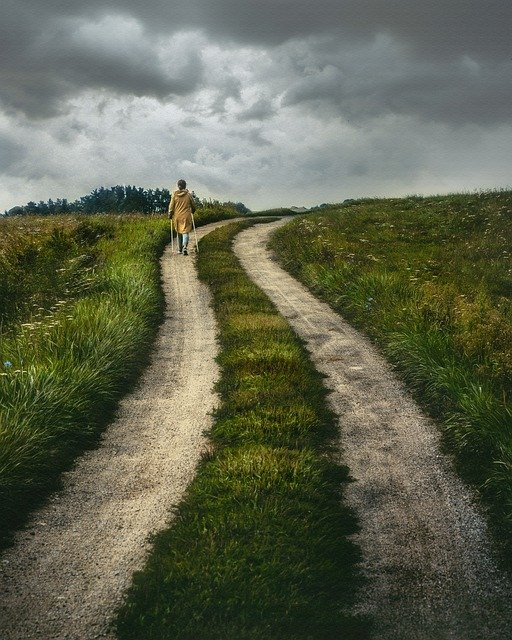
#> input picture aula-01-opencv-basico/path-6567149_640.jpg, 512 x 640 px, found by its file name
$ jupyter execute opencv_basico.ipynb   (shell and % lines are left out)
#> lines starting #> are read from the running program, lines starting #| are printed output that depends on the picture; after the words box and inside, x2 and y2 are one past the last pixel; in counts of white or black regions, pixels touching at a corner belong together
<a href="https://colab.research.google.com/github/alvesmgabriel/intro-opencv/blob/main/aula-01-opencv-basico/opencv_basico.ipynb" target="_parent"></a>

# **Utilizando o básico do OpenCV**

Neste caderno, iremos utilizar a biblioteca [OpenCV](https://opencv.org/) para realizar tarefas de Visão Computacional. O primeiro passo é importar a biblioteca `cv2` para que possamos utilizar os recursos disponíveis para **ler**, **escrever** e **visualizar** uma imagem.

É importante observar que para *visualizar* uma imagem, geralmente, utilizamos a função `cv2.imshow()`. No entanto, esta função da biblioteca OpenCV não é compatível com o [jupyter notebook](https://jupyter.org/) que é a base para o Google Colab.

Portanto, para contornar o problema, o Google Colab disponibiliza a função `cv2_imshow()` a qual devemos importar. A segunda instrução importa apenas a função devido a um recurso do Python que permite a importação seletiva.

> Para verificar a documentação do OpenCV em Python, acesse a [documentação](https://docs.opencv.org/4.5.2/d6/d00/tutorial_py_root.html).

[cell 1]
import cv2
from google.colab.patches import cv2_imshow

## Ler uma imagem

Depois de importar os recursos necessários, passamos para a etapa de ler uma imagem. Por enquanto, lidaremos com uma imagem. Posteriormente poderemos lidar com a leitura de várias imagens. O comando `cv2.imread()` apresentado a seguir mostra como carregar uma imagem.

[cell 2]
caminho_imagem = '/content/drive/MyDrive/Colab Notebooks/aula-01-opencv-basico/path-6567149_640.jpg'
imagem = cv2.imread( caminho_imagem )
#> imagem is the input picture: shape (640, 512, 3); mean B, G, R 79.7, 100.5, 96.3

A imagem foi carregada na pasta do Google Drive de modo que não seja necessário carregá-la toda vez que este *notebook* for executado. Para saber como conectar o Google Drive ao Google Colab veja este [vídeo](https://www.youtube.com/watch?v=_mIwsA2ddSc) que também está no Moodle.

> Importante: a imagem utilizada foi obtida no site [pixabay](https://pixabay.com/photos/path-rural-nature-road-countryside-6567149/).

### Informações básicas da imagem

Geralmente, queremos obter informações da imagem que foi lida. Um exemplo é saber o número de linhas (*rows*), de colunas (*columns*) e canais (*channels*) que é possível pelo atributo `shape`.

[cell 3]
imagem.shape
#> Out = (640, 512, 3)

O comando a seguir obtém apenas as dimensões (linhas e colunas) da imagem.

[cell 4]
imagem.shape[:2]
#> Out = (640, 512)

No exemplo acima, a saída foi `(640, 512, 3)` indicando que a imagem possui 640 linhas, 512 colunas e 3 canais (azul, verde e vermelho). Uma outra informação é saber o tamanho da imagem que é o resultado de `linhas x colunas x canais` obtido pelo atributo `size`.

[cell 5]
imagem.size
#> Out = 983040

O fato da imagem ser colorida implica três matrizes, daí o resultado de `640 x 512 x 3` é igual a `983040`. Talvez seja importante saber, também, qual o tipo de dado dos elementos das matrizes, neste caso o atributo `dtype` é útil.

[cell 6]
imagem.dtype

A mensagem indica que o tipo dos elementos das matrizes é `uint8` (*unsigned int 8 bits*) o que significa que são elementos inteiros que representam valores entre o intervalo `[0 - 255]`, pois 2<sup>8</sup> = 256 valores.

> Curiosidade: o tipo `uint8` é compatível com o tipo `char` da linguagem C.

## Exibir a imagem

Após ler a imagem, vamos exibi-la. Neste ponto utilizaremos a função `cv2_imshow()` comentada acima.

[cell 7]
cv2_imshow(imagem)

## Visualizar imagem com matplotlib

Uma outra possibilidade de visualizar imagens é utilizar a função `imshow()`, disponível em `pyplot` da bilbioteca [matplotlib](https://matplotlib.org/), ao invés da função `cv2_imshow()`. Para isso é necessário importar a bilbioteca e na sequência exibir a imagem. Vejamos:

[cell 8]
import matplotlib.pyplot as plt
plt.imshow(imagem)
plt.axis('off') # retira os eixos da imagem

Perceba que as cores da imagem estão diferentes se comparadas com a impressão utilizando a função `cv2_imshow()`. Isso dá pela questão da organização das cores, que no OpenCV é conhecida como **BGR** e não **RGB**.

## Formato BGR

A função `imshow()` exibe a imagem considerando que as camadas estão na ordem: *red*, *green* e *blue*. No entanto ao lermos uma imagem usando a biblioteca OpenCV as cores são organizadas da seguinte maneira: *blue*, *green*, *red*. Essa inversão faz com as cores da imagem fiquem diferentes. Uma maneira de contornar isso é utilizar a função `split()` que retornará três matrizes (*blue, green* e *red*).

[cell 9]
img_blue, img_green, img_red = cv2.split(imagem)
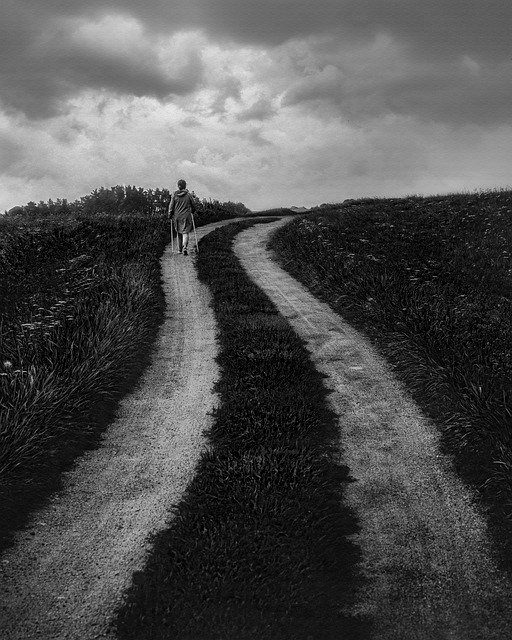
#> img_blue: shape (640, 512); min 0, max 251, mean 79.7
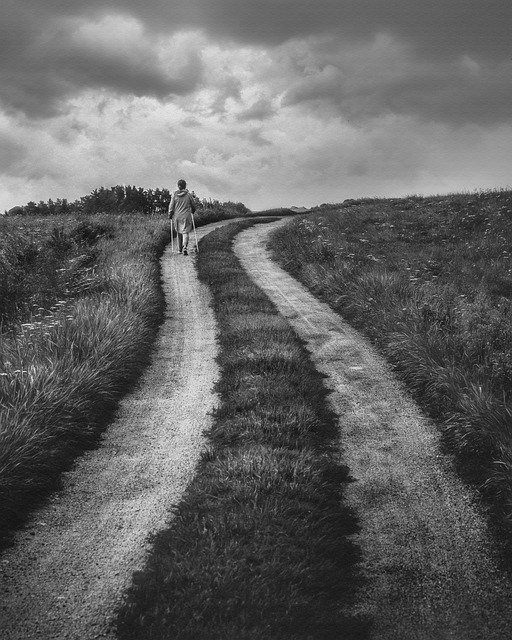
#> img_green: shape (640, 512); min 0, max 253, mean 100.5
img_blue

Depois de dividir a imagem em três matrizes, que se assemelham a imagens em tons de cinza, iremos visualizá-las usando o matplotlib. Perceba acima que exibimos os dados da matriz `img_blue` que possui valores na faixa `[0-255]`. Para que possamos visualizar essas matrizes como se fossem tons de cinza utilizamos o atributo `cmap` (*Colormap*) com o valor `gray`.

[cell 10]
fig = plt.figure()
# exibe matriz azul
ax = fig.add_subplot(1, 3, 1)
blueplot = plt.imshow(img_blue, cmap='gray')
ax.set_title("blue")
plt.axis('off')
# exibe matriz verde
ax = fig.add_subplot(1, 3, 2)
greenplot = plt.imshow(img_green, cmap='gray')
ax.set_title("green")
plt.axis('off')
# exibe matriz vermelho
ax = fig.add_subplot(1, 3, 3)
redplot = plt.imshow(img_red, cmap='gray')
ax.set_title("red")
plt.axis('off')
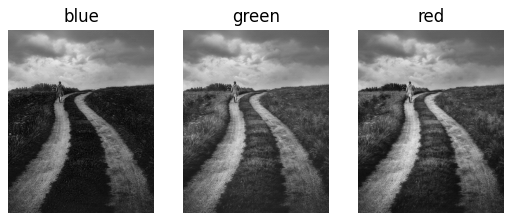
#> figure drawn by matplotlib, 3 panels

Agora, podemos **mesclar** as matrizes da maneira que o matplotlib exiba a imagem corretamente. Para isso precisamos da função `merge()`.

[cell 11]
imagem_rgb = cv2.merge([img_red, img_green, img_blue])
plt.imshow(imagem_rgb)
plt.axis('off')

## Acessando e alterando pixels na imagem

Podemos obter o valor BGR de um pixel, por exemplo, na posição `(x = 200, y = 200)`.

[cell 12]
(b, g, r) = imagem[200, 200]
#> b = 172; g = 191; r = 182
print('blue: {0}; green: {1}; red: {2}'.format(b, g, r))
#| blue: 172; green: 191; red: 182

Podemos ainda obter o valor da cor de um único pixel, por exemplo, queremos saber o tom de vermelho no pixel cuja posição é `(313, 253)`.

[cell 13]
vermelho = imagem[313, 253, 2]
#> vermelho = 83
print('O valor de vermelho em (313, 253) é {0}'.format(vermelho))
#| O valor de vermelho em (313, 253) é 83

Outra possibilidade é obter um trecho da imagem. No exemplo a seguir selecionamos 400 linhas e 300 colunas da imagem cuja dimensão é `(640,512)`. Podemos utilizar o *slice* para realizar a seleção, o último campo informa que pretendo obter todos os canais de cores.

[cell 14]
trecho = imagem[0:140,0:130,:]
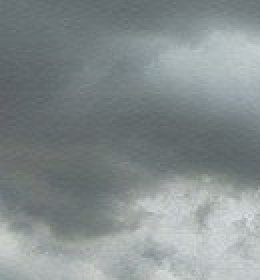
#> trecho: shape (140, 130, 3) (shown 2 times larger); mean B, G, R 142, 141.2, 133
cv2_imshow(trecho)

Podemos também alterar a cor de um pixel ou de uma região. Para ilustrar isso, primeiro vamos fazer uma cópia da imagem lida. Vamos utilizar a função `copy()`, pois a imagem é considerada uma matriz *n*-dimensional e, portanto, pode ser trabalhada pela biblioteca [NumPy](https://numpy.org/).Na sequência vamos tornar a região selecionada anteriormente na cor preta.

> Para mais informações sobre a matriz *n*-dimensional (`ndarray`) acesse a [documentação](https://numpy.org/doc/stable/reference/arrays.ndarray.html).

[cell 15]
imagem2 = imagem.copy()
# coloco o valor zero em todas as camadas
imagem2[0:400, 0:300, :] = 0
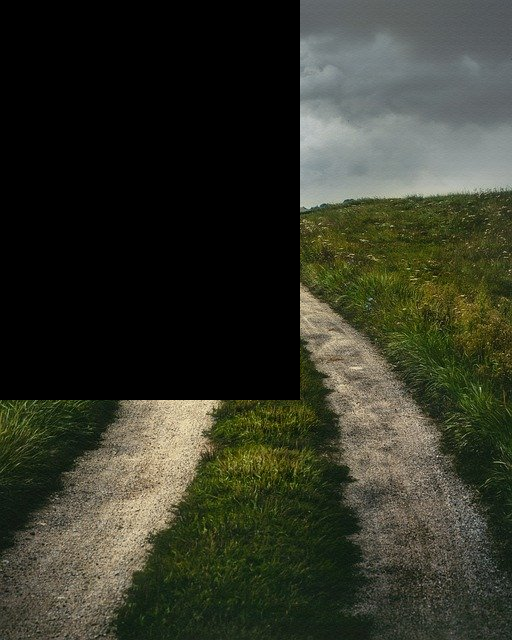
#> imagem2: shape (640, 512, 3); mean B, G, R 40.7, 54, 51.7
cv2_imshow(imagem2)

No exemplo a seguir criamos uma nova cópia e colocamos a cor vermelho.

[cell 16]
imagem3 = imagem.copy()
imagem3[0:140, 0:130, :] = (0, 0, 255)
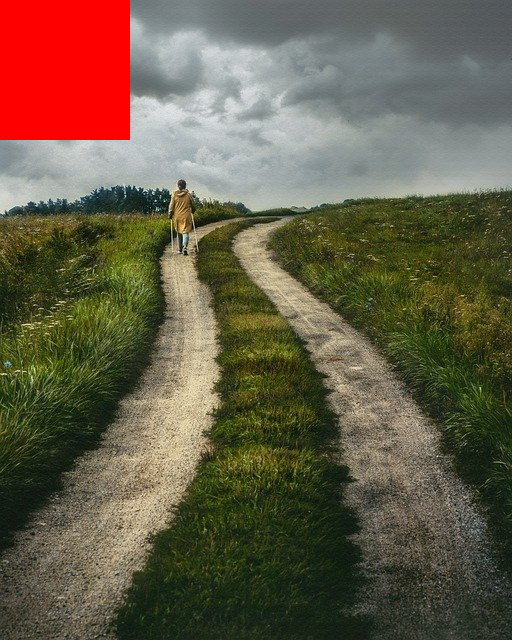
#> imagem3: shape (640, 512, 3); 5.55% of pixels changed, all inside (x1, y1, x2, y2) = (0, 0, 130, 140)
cv2_imshow(imagem3)

Utilizando as possibilidades do NumPy é possível separar a imagem ao invés de utilizar a função `split()`. Vejamos:

[cell 17]
m_blue  = imagem[:, :, 0]
m_green = imagem[:, :, 1]
m_red   = imagem[:, :, 2]
cv2_imshow(m_blue)

## Opções (*flags*) ao ler uma imagem

A função `imread()` oferece opções chamadas de *flag* ao ler uma imagem. Para obter uma lista detalhada das *flags* acesse a [documentação](https://docs.opencv.org/4.5.2/d4/da8/group__imgcodecs.html#ga288b8b3da0892bd651fce07b3bbd3a56). A seguir um exemplo de converter uma imagem colorida para tons de cinza ao realizar a leitura. Neste caso a *flag* utilizada será `cv2.IMREAD_GRAYSCALE`.

> **Importante:** Um tom de cinza pode ser obtido a partir da média dos valores R, G, B de um determinado pixel.

[cell 18]
imagem_cinza = cv2.imread( caminho_imagem, cv2.IMREAD_GRAYSCALE)
#> imagem_cinza: shape (640, 512); min 0, max 250, mean 96.8
cv2_imshow( imagem_cinza )
imagem_cinza.shape
#> Out = (640, 512)
